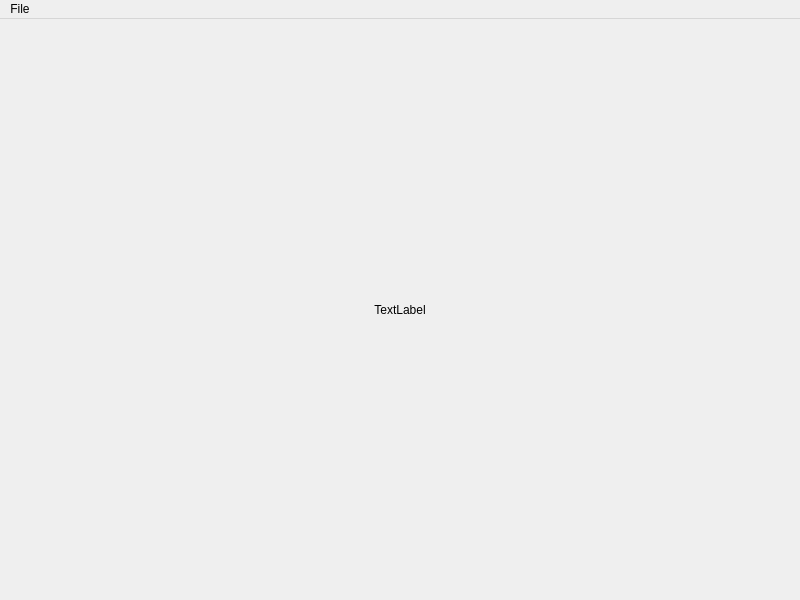
<?xml version="1.0" encoding="UTF-8"?>
<ui version="4.0">
 <class>MainWindow</class>
 <widget class="QMainWindow" name="MainWindow">
  <property name="geometry">
   <rect>
    <x>0</x>
    <y>0</y>
    <width>800</width>
    <height>600</height>
   </rect>
  </property>
  <property name="windowTitle">
   <string>MainWindow</string>
  </property>
  <property name="windowIcon">
   <iconset theme="QIcon::ThemeIcon::ImageLoading"/>
  </property>
  <widget class="QWidget" name="centralwidget">
   <layout class="QVBoxLayout" name="verticalLayout">
    <item>
     <widget class="QLabel" name="ImageArea">
      <property name="text">
       <string>TextLabel</string>
      </property>
      <property name="alignment">
       <set>Qt::AlignmentFlag::AlignCenter</set>
      </property>
     </widget>
    </item>
   </layout>
  </widget>
  <widget class="QMenuBar" name="menubar">
   <property name="geometry">
    <rect>
     <x>0</x>
     <y>0</y>
     <width>800</width>
     <height>21</height>
    </rect>
   </property>
   <widget class="QMenu" name="menuFile">
    <property name="title">
     <string>File</string>
    </property>
    <addaction name="actionOpen"/>
   </widget>
   <addaction name="menuFile"/>
  </widget>
  <action name="actionOpen">
   <property name="text">
    <string>Open</string>
   </property>
  </action>
 </widget>
 <resources/>
 <connections/>
</ui>
